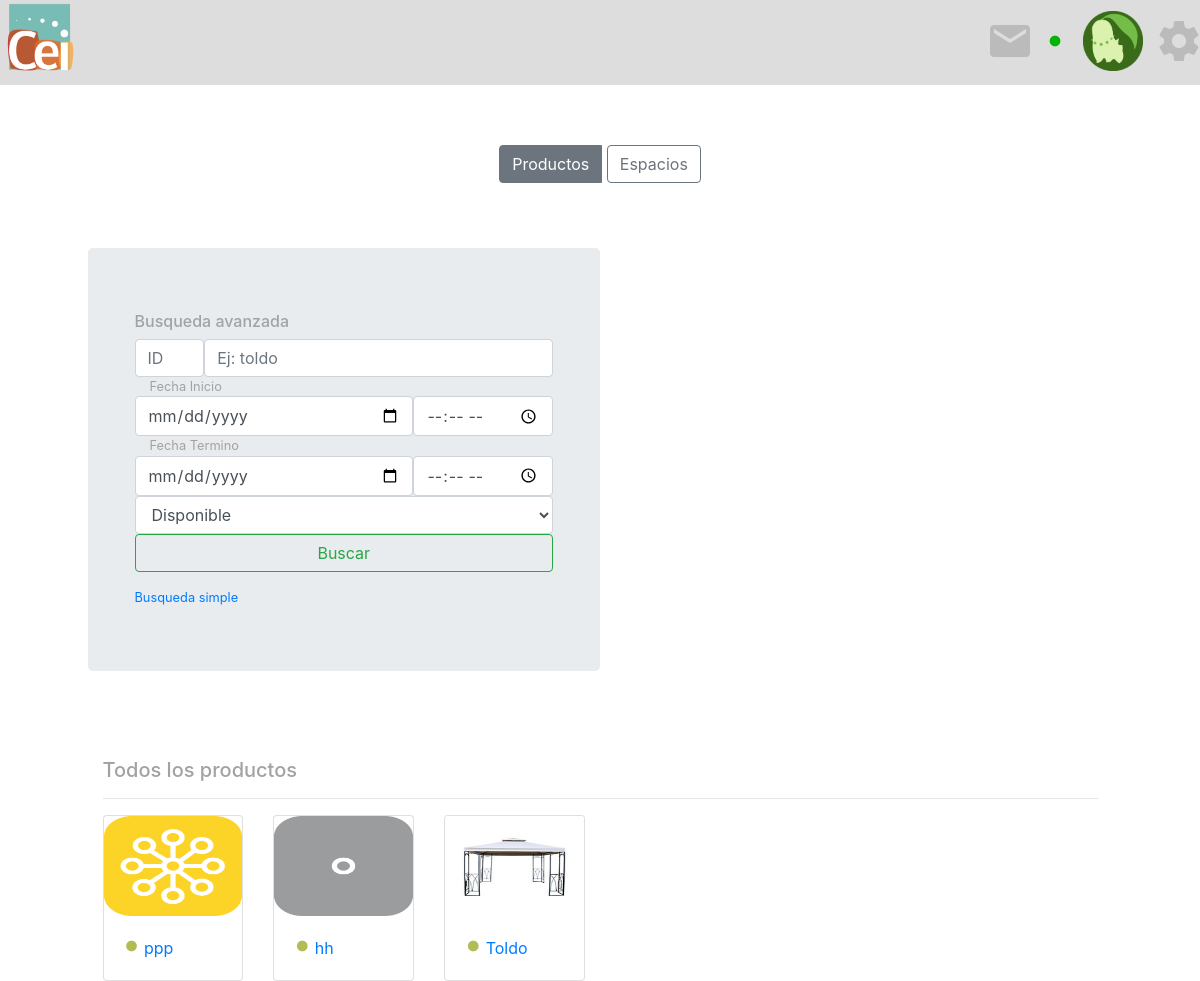
Page /productos/busqueda_avanzada on the earlier database version.
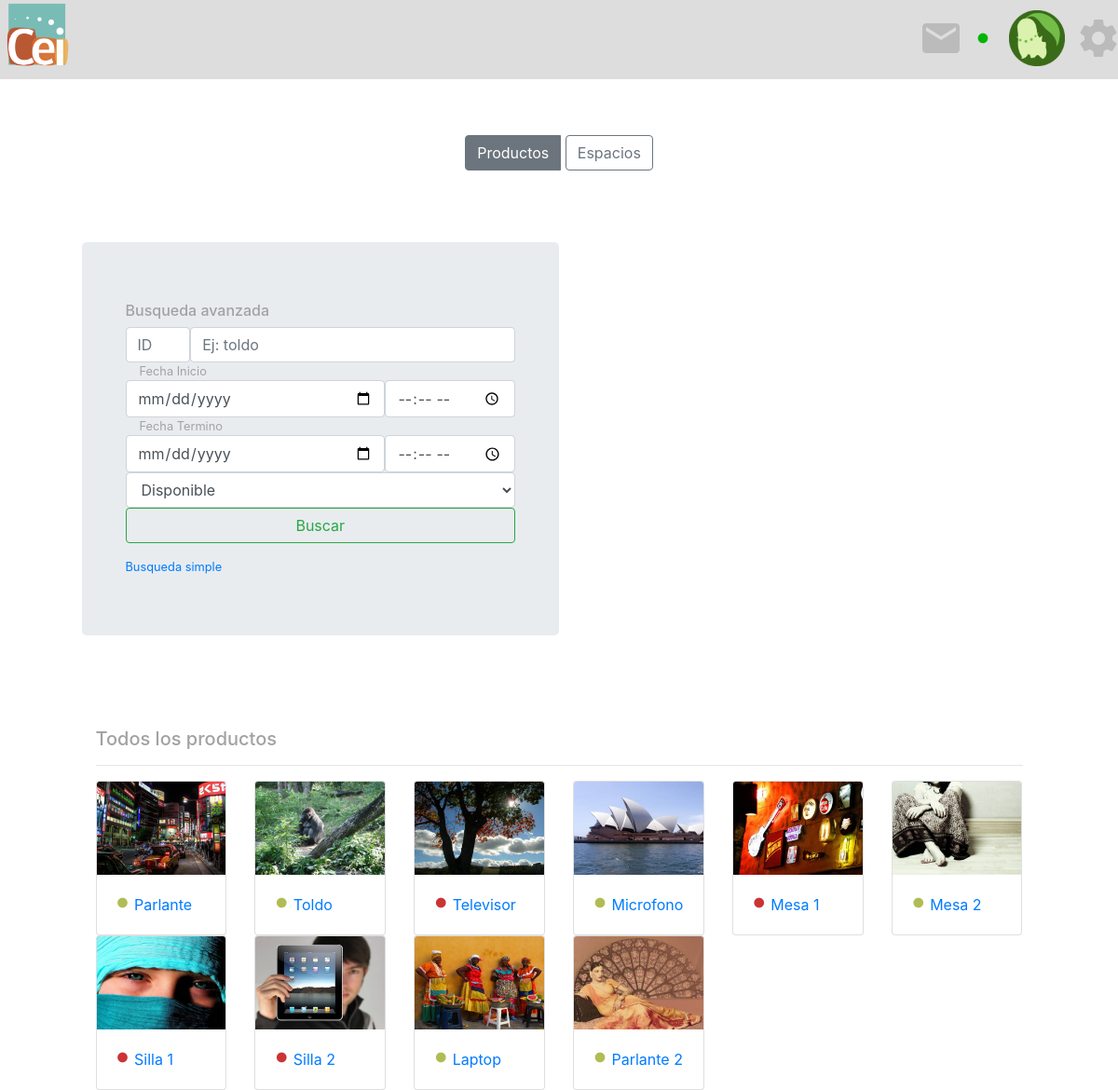
Same page on the later database version.
### Inventario/models.py (models this page shows, shortened)
class Productos(models.Model):
    title       = models.CharField(max_length=200)
    description = models.TextField()
    image       = models.ImageField(upload_to='img/photos/', default='img/photos/default.png')
    status      = models.IntegerField(default=1, choices=((1, 'Disponible'),(0, 'En Prestamo'),(2, 'En Reparacion'),(3, 'Perdido')))

### Inventario/views.py (the view, shortened to what this page needs)
# urls.py: path('productos/busqueda_avanzada',views.busqueda_avanzada, name='busqueda_avanzada'),
def busqueda_avanzada(request):
    products = Productos.objects.all()[:10]
    context = {
        'products': products,
    }
    return render(request, 'busqueda_avanzada.html', context)

### Inventario/templates/busqueda_avanzada.html (shortened to what this page needs)
{% load static %}
{% load staticfiles %}
<html>
  <head>
    <link rel="stylesheet" href="https://maxcdn.bootstrapcdn.com/bootstrap/4.0.0/css/bootstrap.min.css">
    <link rel="stylesheet" type="text/css" href="{% static 'css/landing_page_usuarios.css' %}">
  </head>
  {%include 'header.html'%}
  <body>
    <div class="row">
      <div class="col-sm-1 form-inline"></div>
      <div class="col-sm-10">
      <div id="cambio_busqueda" class="container" style="align-content: center;">
        <div class="btn-group" style="margin-top: 50px;text-align: center; width: inherit; display: inline-block">
          <div type="button" class="btn btn-outline-secondary active">Productos</div>
          <a href="/grilla_espacios/0"><div type="button" class="btn btn-outline-secondary">Espacios</div></a>
        </div>
      </div>
        <div class="row" style="height: 7%"></div>
        <div class="row">
          <div class="col-lg-6 col-md-6 col-sm-12">
            <div class="row jumbotron">
              <h6 class="col-sm-12" style="color:#A2A2A2;">Busqueda avanzada</h6>
              <form class="form-inline col-sm-12" method="POST" action="/productos/busqueda_avanzada">{% csrf_token%}
                <input class="form-control col-lg-2 col-sm-4" type="number" placeholder="ID" name="id" aria-label="Search">
                <input class="form-control col-lg-10 col-sm-8" type="text" placeholder="Ej: toldo" name="busqueda" aria-label="Search">
                <small class="col-sm-12" style="color:#A2A2A2;">Fecha Inicio</small>
                <input type="date" name="din" max="3000-12-31" min="1000-01-01" class="form-control col-lg-8 col-md-12 col-sm-8">
                <input type="time" name="tin" max="23:59" min="00:00" class="form-control col-lg-4 col-md-12 col-sm-4">
                <small class="col-sm-12" style="color:#A2A2A2;">Fecha Termino</small>
                <input type="date" name="dout" max="3000-12-31" min="1000-01-01" class="form-control col-lg-8 col-md-12 col-sm-8">
                <input type="time" name="tout" max="23:59" min="00:00" class="form-control col-lg-4 col-md-12 col-sm-4">
                <select class="form-control col-sm-12" name="estado">
                  <option>Disponible</option>
                </select>
                <button class="btn btn-outline-success col-sm-12 my-sm-0" type="submit">Buscar</button>
              </form>
              <div class="col-sm-12"><small><a href="/productos/">Busqueda simple</a></small></div>
            </div>
          </div>
          <div class="col-lg-6 col-md-6 col-sm-12">
          </div>
        </div>
        <div class="row" style="height: 7%"></div>
        <h5 style="color:#A2A2A2;">Todos los productos</h5>
        <hr>
        <div class="form-inline row">
          {% for product in products%}
            <div class="col-lg-2 col-md-3 col-sm-4 col-6">
              <div class="card" >
                <img class="card-img-top" src="{{ product.image.url }}" height="100px">
                <div class="card-body">
                    <h8 class="card-title"><i class="material-icons" id = "circulo_disponibilidad" {% if product.status == 1 %} style="color:#B1BC54; font-size:1rem;" {% else %} style="color:#CB3434; font-size:1rem;" {% endif %}>fiber_manual_record</i>
                      <a href="/productos/{{product.id}}">{{product.title}}{{i}}</a>
                    </h8>
                </div>
              </div>
            </div>
          {% endfor %}
        </div>
      </div>
      <div class="col-sm-1 form-inline"></div>
    </div>
    <div class="row" style="height: 7%"></div>
  </body>
</html>

Differences in the rows shown:
removed Productos: image (picture), status 1 (drawn), title "ppp"
changed Productos: image: picture added in place of a placeholder; title "hh" → "Parlante"
changed Productos "Toldo": image: a different picture
added Productos: image (picture), status 0 (drawn), title "Televisor"
added Productos: image (picture), status 1 (drawn), title "Microfono"
added Productos: image (picture), status 2 (drawn), title "Mesa 1"
added Productos: image (picture), status 1 (drawn), title "Mesa 2"
added Productos: image (picture), status 3 (drawn), title "Silla 1"
added Productos: image (picture), status 3 (drawn), title "Silla 2"
added Productos: image (picture), status 1 (drawn), title "Laptop"
added Productos: image (picture), status 1 (drawn), title "Parlante 2"
